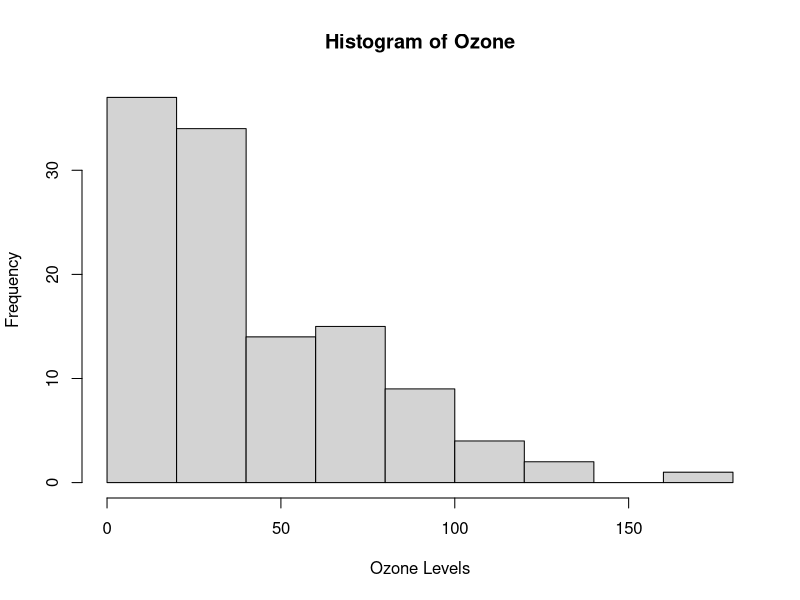
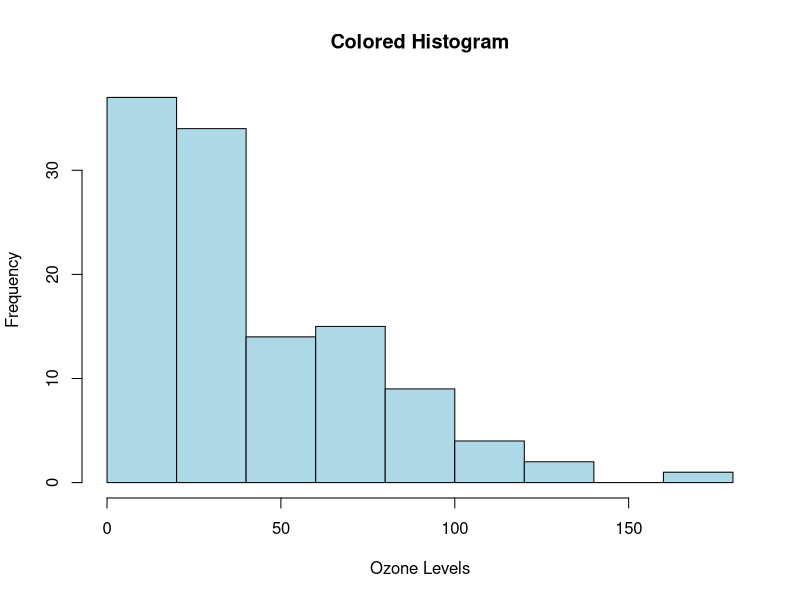
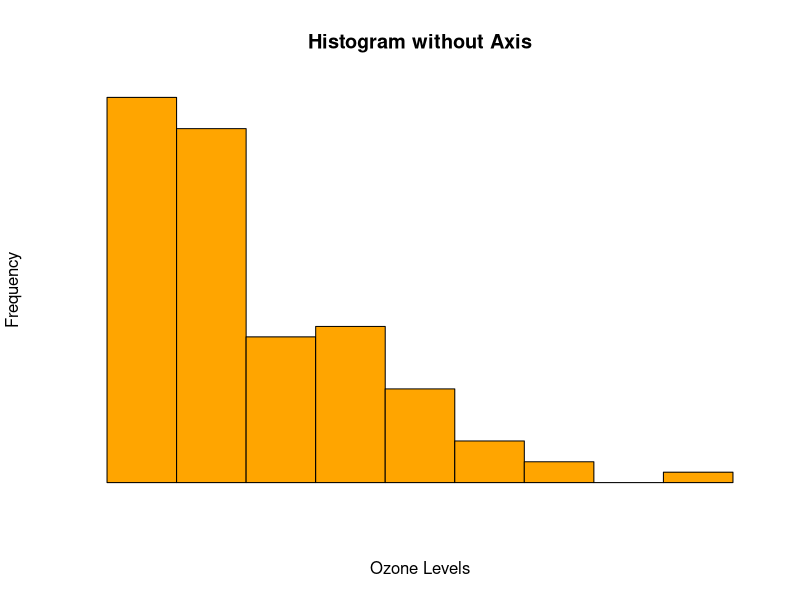
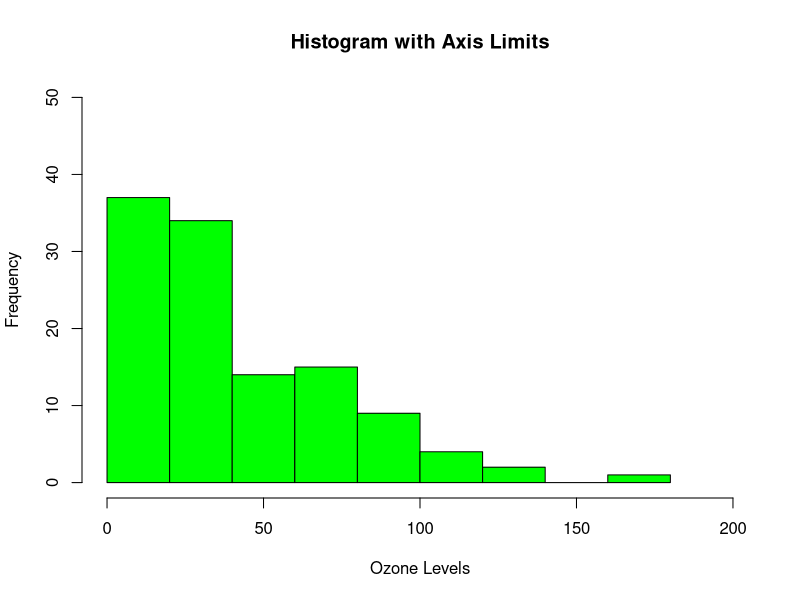
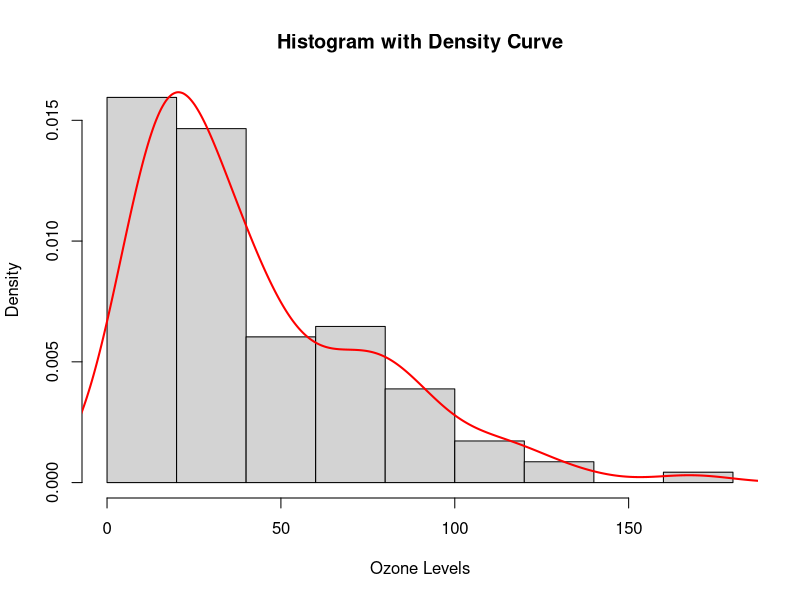

Reproduce these figures in R, in order.
data("airquality")
names(airquality) <- c("Ozone", "Solar.R", "Wind", "Temp", "Month", "Day")
ozone_data <- na.omit(airquality$Ozone)
hist(ozone_data,
     main = "Histogram of Ozone",
     xlab = "Ozone Levels")
hist(ozone_data,
     main = "Colored Histogram",
     xlab = "Ozone Levels",
     col = "lightblue",
     border = "black")
hist(ozone_data,
     main = "Histogram without Axis",
     xlab = "Ozone Levels",
     ylab = "Frequency",
     axes = FALSE,
     col = "orange")
hist(ozone_data,
     main = "Histogram with Axis Limits",
     xlab = "Ozone Levels",
     col = "green",
     xlim = c(0, 200),
     ylim = c(0, 50))
hist(ozone_data,
     main = "Histogram with Density Curve",
     xlab = "Ozone Levels",
     col = "lightgray",
     freq = FALSE)
lines(density(ozone_data),
      col = "red",
      lwd = 2)
